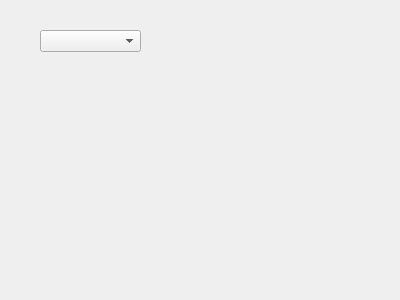
<?xml version="1.0" encoding="UTF-8"?>
<ui version="4.0">
 <class>Widget</class>
 <widget class="QWidget" name="Widget">
  <property name="geometry">
   <rect>
    <x>0</x>
    <y>0</y>
    <width>400</width>
    <height>300</height>
   </rect>
  </property>
  <property name="windowTitle">
   <string>Widget</string>
  </property>
  <widget class="CheckComboBox" name="comboBox">
   <property name="geometry">
    <rect>
     <x>40</x>
     <y>30</y>
     <width>101</width>
     <height>22</height>
    </rect>
   </property>
  </widget>
 </widget>
 <layoutdefault spacing="6" margin="11"/>
 <customwidgets>
  <customwidget>
   <class>CheckComboBox</class>
   <extends>QComboBox</extends>
   <header location="global">checkcombobox.h</header>
  </customwidget>
 </customwidgets>
 <resources/>
 <connections/>
</ui>
